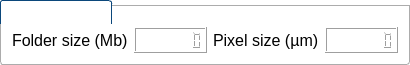
             <widget class="QGroupBox" name="groupBoxReconInfo">
              <property name="maximumSize">
               <size>
                <width>16777215</width>
                <height>65</height>
               </size>
              </property>
              <property name="font">
               <font>
                <pointsize>12</pointsize>
               </font>
              </property>
              <property name="autoFillBackground">
               <bool>false</bool>
              </property>
              <property name="styleSheet">
               <string notr="true">QGroupBox
{
    background-color:transparent;
    border-bottom-left-radius: 3px;
    border-bottom-right-radius: 3px;
    border: 1px solid #acacac;
    margin-top: 5px;
}

QGroupBox::title
{
    subcontrol-origin: margin;
    border-top-left-radius: 3px;
    border-top-right-radius: 3px;
    border: 1px solid #0b477b;
    border-bottom: none;
    background-color: qlineargradient(x1: 0, y1: 0, x2: 0, y2: 1,
        stop: 0 #005192, stop: 1 #002f60);
    padding: 2 2px;
    color: white;
}</string>
              </property>
              <property name="title">
               <string>Recon file info</string>
              </property>
              <property name="flat">
               <bool>false</bool>
              </property>
              <property name="checkable">
               <bool>false</bool>
              </property>
              <layout class="QGridLayout" name="gridLayout_5">
               <item row="1" column="0">
                <layout class="QGridLayout" name="gridLayoutReconInfo">
                 <item row="0" column="2">
                  <widget class="QLabel" name="labelPixel">
                   <property name="font">
                    <font>
                     <pointsize>12</pointsize>
                    </font>
                   </property>
                   <property name="text">
                    <string>Pixel size (µm)</string>
                   </property>
                  </widget>
                 </item>
                 <item row="0" column="3">
                  <widget class="QLCDNumber" name="lcdNumberPixel">
                   <property name="toolTip">
                    <string>This is the pixel size of the original recon</string>
                   </property>
                   <property name="smallDecimalPoint">
                    <bool>true</bool>
                   </property>
                   <property name="numDigits">
                    <number>7</number>
                   </property>
                   <property name="value" stdset="0">
                    <double>0.000000000000000</double>
                   </property>
                  </widget>
                 </item>
                 <item row="0" column="1">
                  <widget class="QLCDNumber" name="lcdNumberFile">
                   <property name="toolTip">
                    <string>This is the approximate folder size of the original recon</string>
                   </property>
                   <property name="smallDecimalPoint">
                    <bool>true</bool>
                   </property>
                   <property name="numDigits">
                    <number>7</number>
                   </property>
                   <property name="segmentStyle">
                    <enum>QLCDNumber::Filled</enum>
                   </property>
                  </widget>
                 </item>
                 <item row="0" column="0">
                  <widget class="QLabel" name="labelFile">
                   <property name="font">
                    <font>
                     <pointsize>12</pointsize>
                    </font>
                   </property>
                   <property name="text">
                    <string>Folder size (Mb)</string>
                   </property>
                  </widget>
                 </item>
                </layout>
               </item>
               <item row="0" column="0">
                <spacer name="verticalSpacer_2">
                 <property name="orientation">
                  <enum>Qt::Vertical</enum>
                 </property>
                 <property name="sizeType">
                  <enum>QSizePolicy::Fixed</enum>
                 </property>
                 <property name="sizeHint" stdset="0">
                  <size>
                   <width>20</width>
                   <height>10</height>
                  </size>
                 </property>
                </spacer>
               </item>
              </layout>
             </widget>
